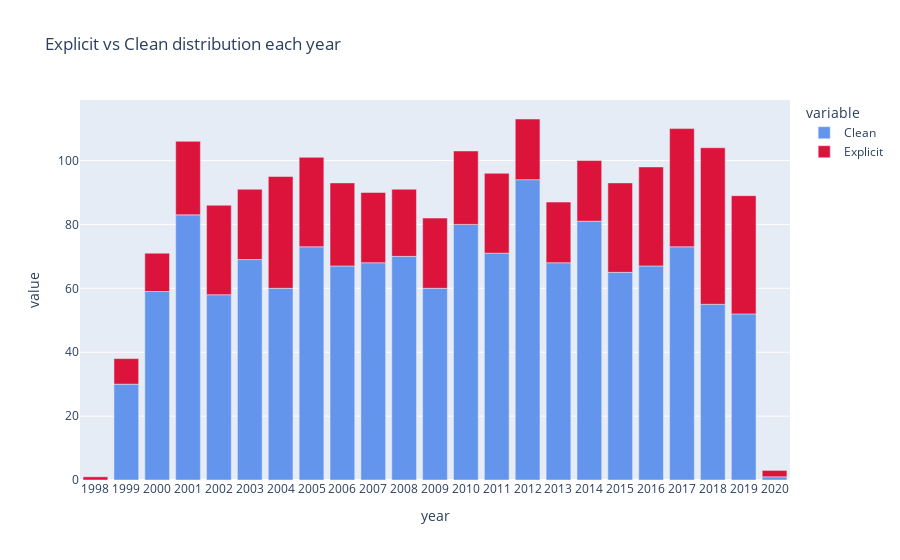

Notebook code cell kept with this figure:
### Code cell
year_explicit =df_songs_n.groupby(['year','explicit']).size().unstack(fill_value=0).reset_index()
year_explicit.rename(columns={False:'Clean', True: 'Explicit'}, inplace=True)

iplot(px.bar(year_explicit, 
       y=['Clean', 'Explicit'], 
       x='year',
       title='Explicit vs Clean distribution each year',
       color_discrete_sequence=['cornflowerblue', 'crimson']
      ).update_xaxes(type='category'))

### Figure 1 — Plotly figure (JSON) as saved in the notebook; plotly's stock layout.template omitted (floating-point values rounded to 4 significant figures)
{"data": [{"alignmentgroup": "True", "hovertemplate": "variable=Clean<br>year=%{x}<br>value=%{y}<extra></extra>", "legendgroup": "Clean", "marker": {"color": "cornflowerblue", "pattern": {"shape": ""}}, "name": "Clean", "offsetgroup": "Clean", "orientation": "v", "showlegend": true, "textposition": "auto", "type": "bar", "x": [1998, 1999, 2000, 2001, 2002, 2003, 2004, 2005, 2006, 2007, 2008, 2009, 2010, 2011, 2012, 2013, 2014, 2015, 2016, 2017, 2018, 2019, 2020], "xaxis": "x", "y": [0, 30, 59, 83, 58, 69, 60, 73, 67, 68, 70, 60, 80, 71, 94, 68, 81, 65, 67, 73, 55, 52, 1], "yaxis": "y"}, {"alignmentgroup": "True", "hovertemplate": "variable=Explicit<br>year=%{x}<br>value=%{y}<extra></extra>", "legendgroup": "Explicit", "marker": {"color": "crimson", "pattern": {"shape": ""}}, "name": "Explicit", "offsetgroup": "Explicit", "orientation": "v", "showlegend": true, "textposition": "auto", "type": "bar", "x": [1998, 1999, 2000, 2001, 2002, 2003, 2004, 2005, 2006, 2007, 2008, 2009, 2010, 2011, 2012, 2013, 2014, 2015, 2016, 2017, 2018, 2019, 2020], "xaxis": "x", "y": [1, 8, 12, 23, 28, 22, 35, 28, 26, 22, 21, 22, 23, 25, 19, 19, 19, 28, 31, 37, 49, 37, 2], "yaxis": "y"}], "layout": {"barmode": "relative", "legend": {"title": {"text": "variable"}, "tracegroupgap": 0}, "title": {"text": "Explicit vs Clean distribution each year"}, "xaxis": {"anchor": "y", "domain": [0, 1], "title": {"text": "year"}, "type": "category"}, "yaxis": {"anchor": "x", "domain": [0, 1], "title": {"text": "value"}}}}
